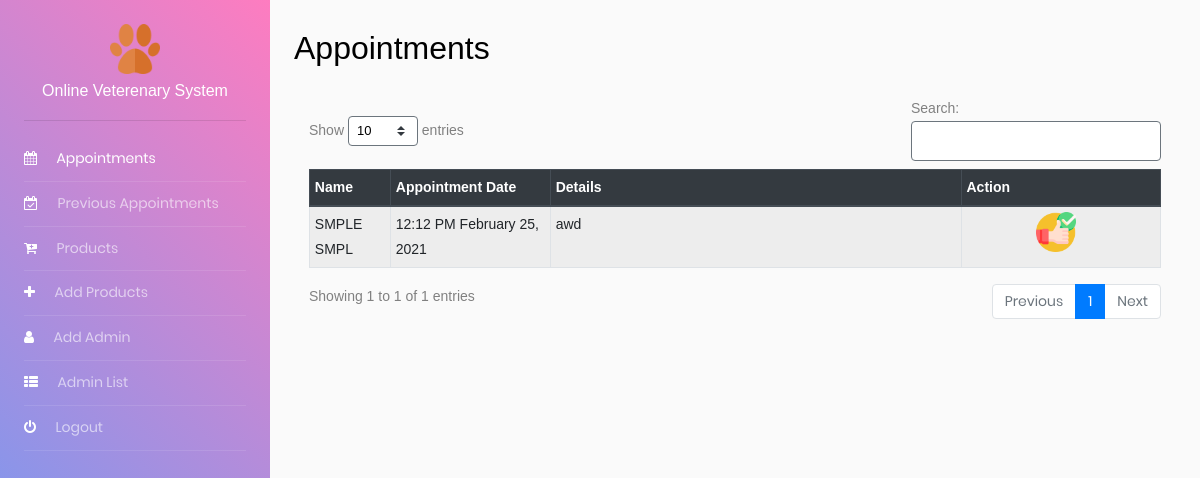
Screenshot of /pages/admin.php (signed in) with the database file from the repository.
### tables this page shows
CREATE TABLE `appointments` (
  `id` int(11) NOT NULL,
  `user_id` int(11) NOT NULL,
  `date` date NOT NULL,
  `time` time NOT NULL,
  `details` varchar(100) NOT NULL,
  `status` text NOT NULL,
  `createAt` datetime NOT NULL DEFAULT current_timestamp()
);

CREATE TABLE `users` (
  `id` int(11) NOT NULL,
  `fname` varchar(55) NOT NULL,
  `lname` varchar(55) NOT NULL,
  `email` varchar(55) NOT NULL,
  `uname` varchar(55) NOT NULL,
  `pass` varchar(100) NOT NULL,
  `user_type` varchar(32) NOT NULL,
  `pet_name` varchar(55) NOT NULL,
  `pet_breed` varchar(55) NOT NULL,
  `pet_addtional_details` varchar(100) NOT NULL
);

### pages/admin.php (the view, shortened to what this page needs)
<?php
include "../php/conn.php";
?>
<!DOCTYPE html>
<html lang="en">
<head>
    <?php include_once("../components/bootstrapsLocations.php"); ?>
    <link rel="stylesheet" href="../css/table.css">
</head>
<body>
    <div class="container-fluid d-flex align-items-stretch" style="padding: 0;">
        <?php include_once("../components/adminNav.php"); ?>
        <div class="wrap" style="width: 100%;">
            <div id="content" class="p-4 p-md-4 pt-5">
                <h2 class="mb-4">Appointments</h2>
                <?php
                $query = mysqli_query($con, "SELECT * FROM users u LEFT JOIN appointments a ON a.user_id = u.id WHERE a.status = 'pending'");
                ?>
                <div class="container-fluid" style="height: 600px;overflow-y: scroll;">
                    <div class="table-responsive-sm">
                        <table class="table table-sm table-striped table-hover table-responsive-sm table-bordered" id="product_table">
                            <thead class="thead-dark">
                                <tr>
                                    <th scope="col">Name</th>
                                    <th scope="col">Appointment Date</th>
                                    <th scope="col" style="width: 400px;">Details</th>
                                    <th scope="col" style="width: 200px;">Action</th>
                                </tr>
                            </thead>
                            <tbody>
                                <?php
                                while ($appoint = mysqli_fetch_object($query)) :
                                ?>
                                    <tr>
                                        <td><?php echo strtoupper("$appoint->fname $appoint->lname") ?></td>
                                        <td><?php echo date("h:i A", strtotime($appoint->time)) . " " . date("F d, Y", strtotime(str_replace('-', '/', $appoint->date))) ?></td>
                                        <td><?php echo $appoint->details ?></td>
                                        <td scope="row">
                                            <div class="actions" style="text-align: center;">
                                                <a href="../php/done.php?id=<?php echo $appoint->id ?>">
                                                    <img src="../images/thumbs-up.png" alt="edit" style="width: 40px; margin-right:10px">
                                                </a>
                                            </div>
                                        </td>
                                    </tr>
                                <?php endwhile; ?>
                            </tbody>
                        </table>
                    </div>
                </div>
            </div>
        </div>
    </div>
</body>
</html>

### css/main.css (style rules this page uses)
* { margin: 0px; padding: 0px; box-sizing: border-box; }
body, html { height: 100%; font-family: Poppins-Regular, sans-serif; }
a { font-family: Poppins-Regular; font-size: 14px; line-height: 1.7; color: #666666; margin: 0px; transition: all 0.4s; -webkit-transition: all 0.4s; -o-transition: all 0.4s; -moz-transition: all 0.4s; }
h1,h2,h3,h4,h5,h6 { margin: 0px; }

### rows the page displays
appointments: user.lname "SMPLE SMPL", time "12:12 PM", date "February 25, 2021", details "awd"

### other values shown
$title "Appointments"
$title "Previous Appointments"
$title "Products"
$title "Add Products"
$title "Add Admin"
$title "Admin List"
